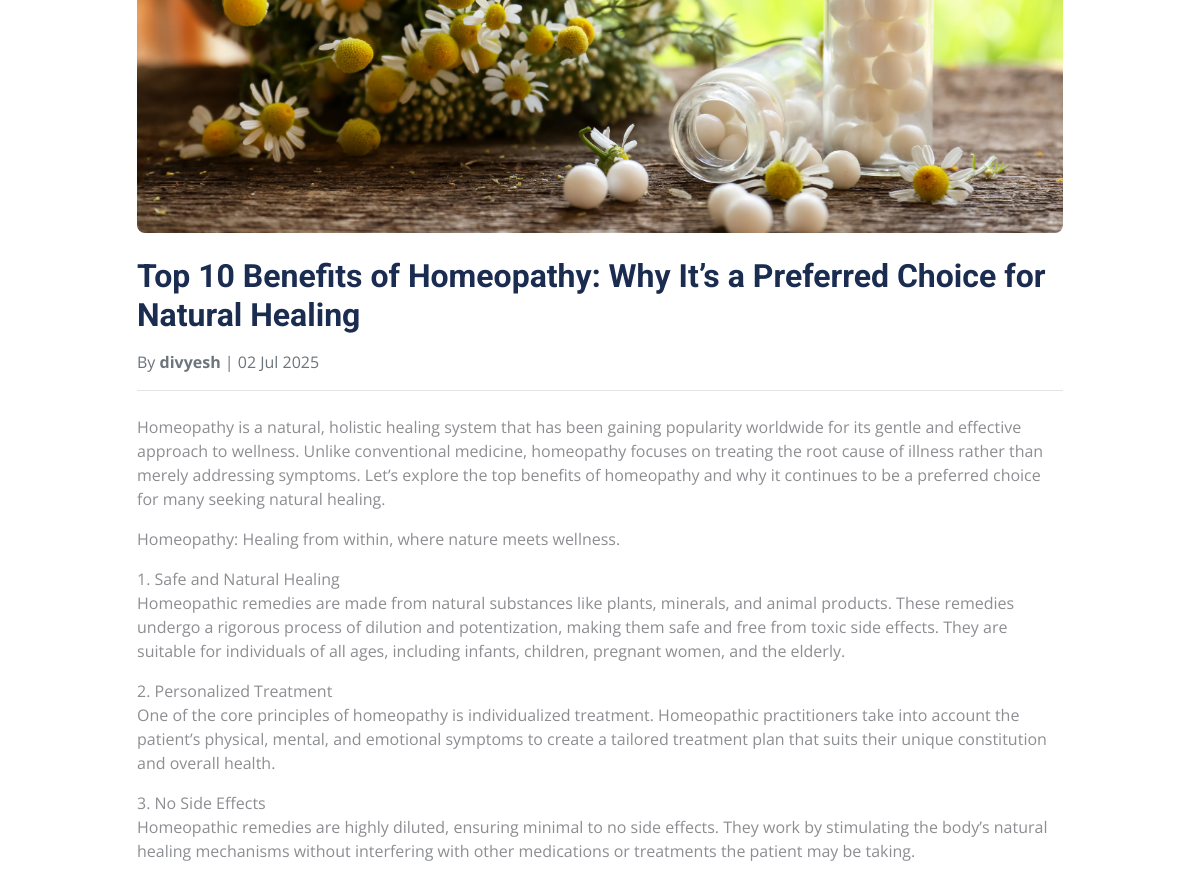
The app's page /blog/2/ (middle part), older data.
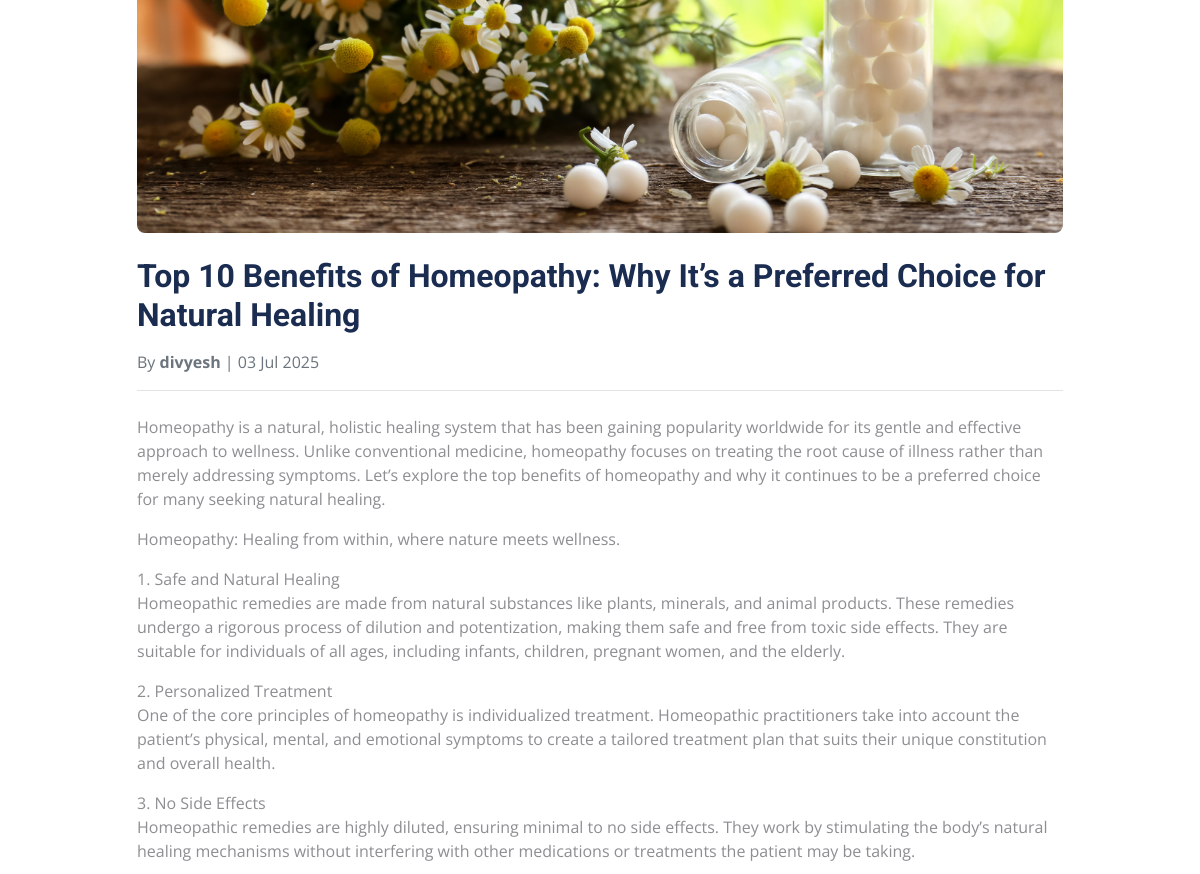
The same page, newer data.
### aastha/models.py (models this page shows, shortened)
class Blog(models.Model):
    title = models.CharField(max_length=200)
    content = models.TextField()
    image = models.ImageField(upload_to='blog_images/', blank=True, null=True)
    created_at = models.DateTimeField(auto_now_add=True)
    author = models.ForeignKey(User, on_delete=models.CASCADE, default=1)

### aastha/views.py (the view)
# urls.py: path('blog/<slug:slug>/', views.blog_detail, name='blog_detail'),
def blog_detail(request, slug):
    blog = Blog.objects.get(id=slug)
    return render(request, 'blog_detail.html', {'blog': blog})

### aastha/templates/blog_detail.html (shortened to what this page needs)
{% extends "base.html" %}
{% load static %}
{% block content %}
<div class="container-xxl py-5">
    <div class="container">
        <div class="row justify-content-center">
            <div class="col-lg-10 wow fadeInUp" data-wow-delay="0.1s">
                <div class="mb-4">
                    <img src="{{ blog.image.url }}" class="img-fluid rounded w-100 mb-4" alt="{{ blog.title }}">
                    <h2 class="mb-3">{{ blog.title }}</h2>
                    <p class="text-muted">By <strong>{{ blog.author }}</strong> | {{ blog.created_at|date:"d M Y" }}</p>
                    <hr>
                    <div class="mt-4">
                        {{ blog.content| linebreaks }}
                    </div>
                </div>
            </div>
        </div>
    </div>
</div>
{% endblock %}

Row changes from the older to the newer data that the page shows:
changed Blog "Top 10 Benefits of Homeopathy: Why It’s a Preferred Choice for Natural Healing": created_at "02 Jul 2025" → "03 Jul 2025"
